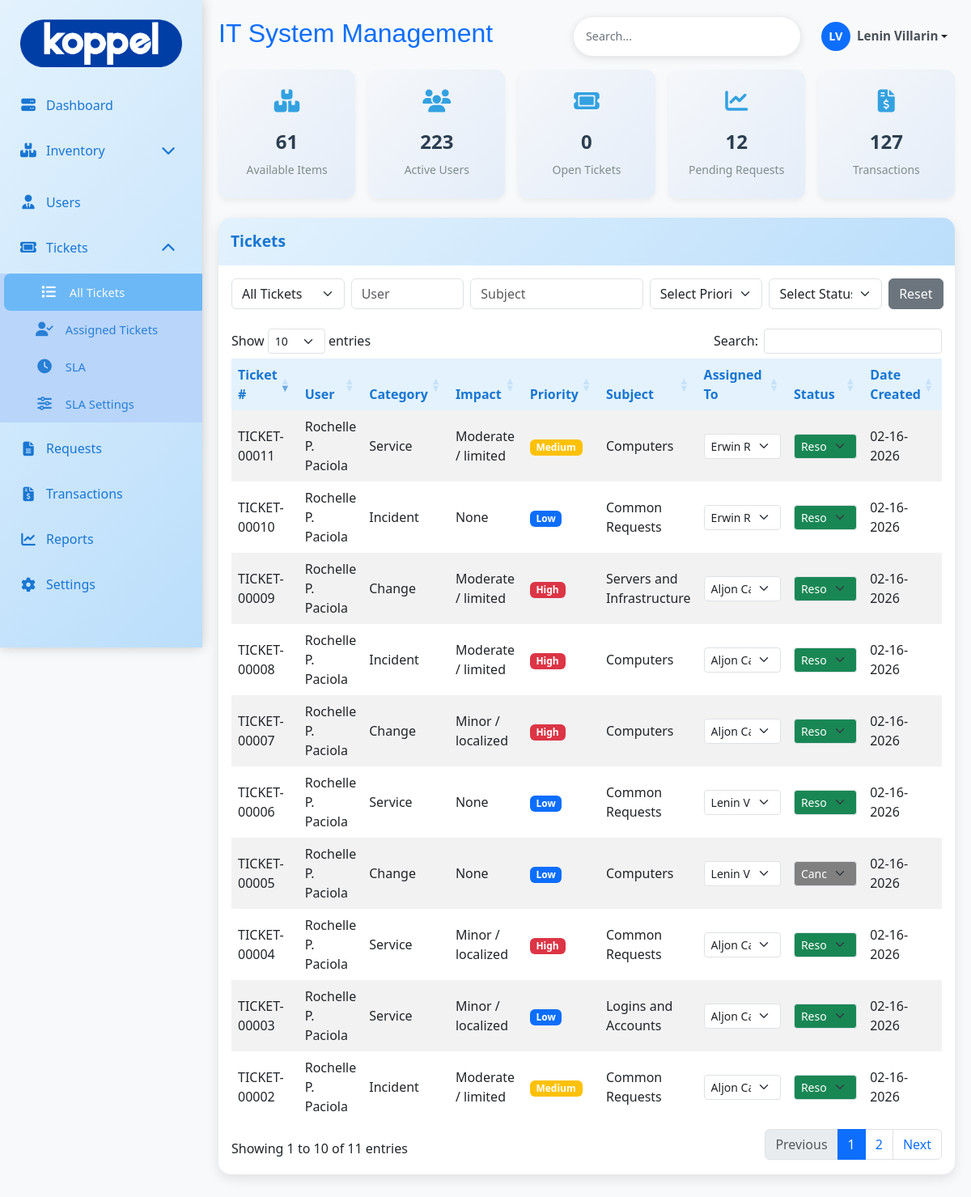
/admin/tickets.php (signed in), run on an earlier commit of the app's database.
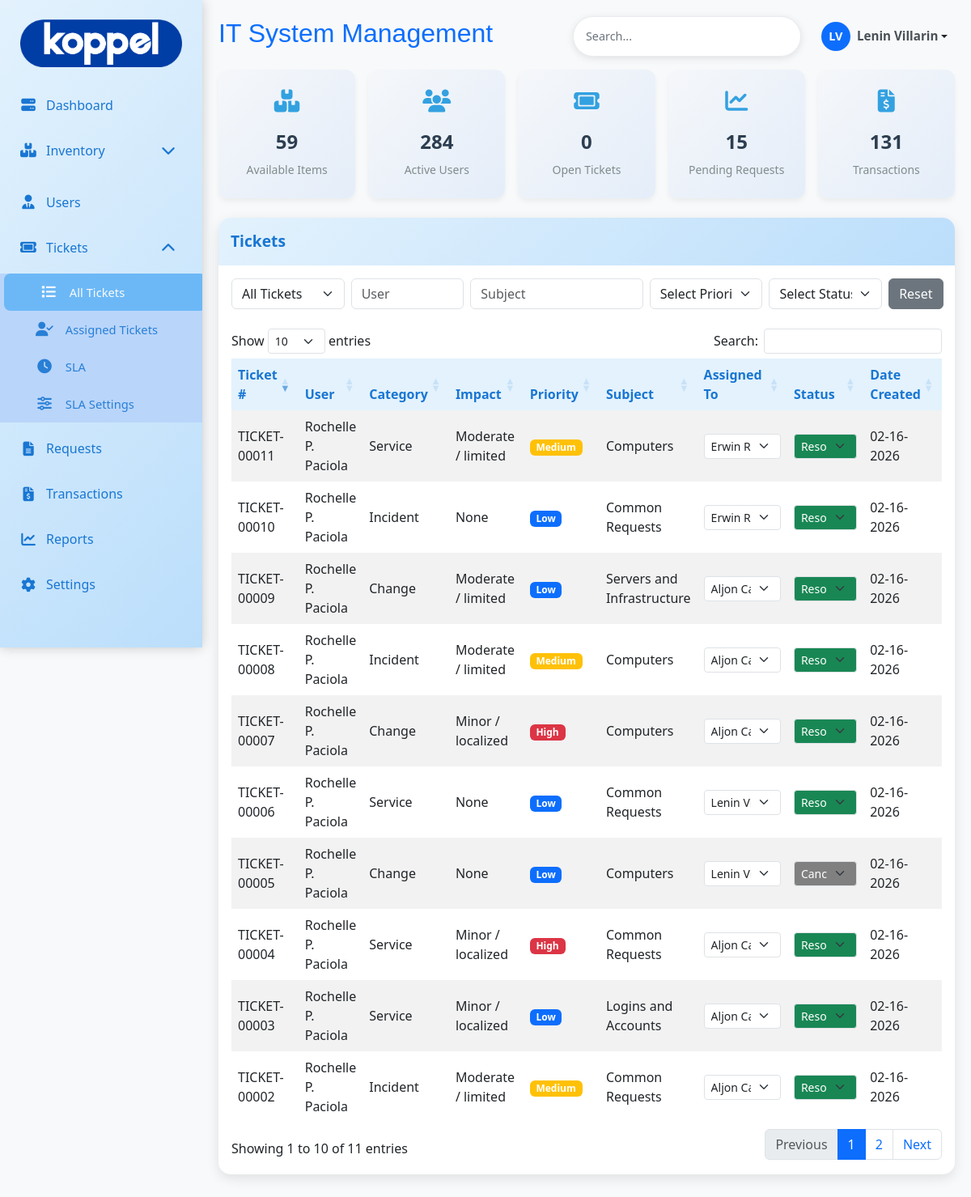
And on a later commit of the database.
### tables this page shows
CREATE TABLE `ticket_tb` (
  `ticket_id` int(11) NOT NULL,
  `ticket_number` varchar(20) DEFAULT NULL,
  `user_id` int(11) DEFAULT NULL,
  `fullname` varchar(100) DEFAULT NULL,
  `email` varchar(100) DEFAULT NULL,
  `company` varchar(100) DEFAULT NULL,
  `department` varchar(100) DEFAULT NULL,
  `priority` varchar(50) NOT NULL,
  `urgency` varchar(50) NOT NULL,
  `impact` varchar(70) NOT NULL,
  `ticket_category` varchar(20) DEFAULT NULL,
  `subject` varchar(150) DEFAULT NULL,
  `subject_details` varchar(200) DEFAULT NULL,
  `issue` text DEFAULT NULL,
  `status` varchar(20) DEFAULT 'open',
  `date_created` timestamp NOT NULL DEFAULT current_timestamp(),
  `assigned_to` int(11) NOT NULL
);

CREATE TABLE `user_tb` (
  `user_id` int(11) NOT NULL,
  `emp_id` varchar(50) NOT NULL,
  `fullname` varchar(150) NOT NULL,
  `position` varchar(100) NOT NULL,
  `email` varchar(150) DEFAULT NULL,
  `department` varchar(100) DEFAULT NULL,
  `company` varchar(50) NOT NULL,
  `area` varchar(150) NOT NULL,
  `user_type` varchar(30) NOT NULL,
  `date_hired` timestamp NOT NULL DEFAULT current_timestamp() ON UPDATE current_timestamp(),
  `date_resigned` varchar(100) DEFAULT NULL,
  `created_at` timestamp NOT NULL DEFAULT current_timestamp(),
  `password` varchar(255) DEFAULT NULL,
  `is_active` tinyint(1) NOT NULL DEFAULT 1,
  `reset_token` varchar(255) DEFAULT NULL,
  `reset_token_expiry` datetime DEFAULT NULL
);

### admin/tickets.php (the view, shortened to what the rows shown need)
<?php
include 'db/db.php';
$adminId = $_SESSION['user_id'];
$admins = [];
$adminQuery = "
    SELECT user_id, fullname
    FROM user_tb
    WHERE user_type = 'admin'
    ORDER BY fullname ASC
";
$adminResult = $conn->query($adminQuery);
if ($adminResult && $adminResult->num_rows > 0) {
    while ($row = $adminResult->fetch_assoc()) {
        $admins[] = $row;
    }
}
$sql = "
SELECT
    t.*,
    u.fullname AS user_fullname,
    a.fullname AS assigned_admin
FROM ticket_tb t
LEFT JOIN user_tb u ON t.user_id = u.user_id
LEFT JOIN user_tb a
    ON t.assigned_to = a.user_id
    AND a.user_type = 'admin'
ORDER BY t.ticket_id DESC
";
$result = $conn->query($sql);
?>
<!DOCTYPE html>
<html lang="en">
<head>
<link href="https://cdn.jsdelivr.net/npm/bootstrap@5.3.0/dist/css/bootstrap.min.css" rel="stylesheet">
<link href="https://cdnjs.cloudflare.com/ajax/libs/font-awesome/6.4.0/css/all.min.css" rel="stylesheet">
<link href="asset/css/main.css" rel="stylesheet">
<link href="asset/css/menu.css" rel="stylesheet">
<link href="https://cdn.datatables.net/1.13.6/css/dataTables.bootstrap5.min.css" rel="stylesheet">
</head>
<body>
<div class="main-content" id="mainContent">
<?php include 'header.php'; ?>
<div class="card">
<div class="card-body table-responsive">
<br>
<table id="ticketsTable" class="table table-hover table-striped">
<thead>
<tr>
    <th>Ticket #</th>
    <th>User</th>
    <th>Category</th>
    <th>Impact</th>
    <th>Priority</th>
    <th>Subject</th>
    <th style="width: 135px;">Assigned To</th>
    <th style="width: 160px;">Status</th>
    <th>Date Created</th>
</tr>
</thead>
<tbody >
<?php while ($ticket = $result->fetch_assoc()): ?>
<tr
    data-ticket-id="<?= $ticket['ticket_id'] ?>"
    data-status="<?= strtolower($ticket['status']) ?>"
    data-assigned="<?= $ticket['assigned_to'] == $adminId ? 'yes' : 'no' ?>">
    <td><?= htmlspecialchars($ticket['ticket_number']) ?></td>
    <td><?= htmlspecialchars($ticket['user_fullname']) ?></td>
    <td><?= ucfirst($ticket['ticket_category']) ?></td>
    <td><?= ucfirst($ticket['impact']) ?></td>
    <td>
        <span class="badge badge-priority-<?= strtolower($ticket['priority']) ?>">
            <?= ucfirst($ticket['priority']) ?>
        </span>
    </td>
    <td><?= htmlspecialchars($ticket['subject']) ?></td>
<td onclick="event.stopPropagation();" style="width:135px;">
    <select class="form-select form-select-sm assign-admin
            <?= empty($ticket['assigned_to']) ? 'select-unassigned' : '' ?>"
            data-ticket-id="<?= $ticket['ticket_id'] ?>"
            data-current="<?= $ticket['assigned_to'] ?>">
        <?php foreach ($admins as $admin): ?>
            <option value="<?= $admin['user_id'] ?>"
                <?= ($ticket['assigned_to'] == $admin['user_id']) ? 'selected' : '' ?>>
                <?= htmlspecialchars($admin['fullname']) ?>
            </option>
        <?php endforeach; ?>
    </select>
</td>
<?php
$statusFlow = [
    'waiting for support' => ['waiting for support','waiting for customer','in progress','escalated','pending','canceled','resolved'],
    'pending' => ['pending','waiting for support','in progress','canceled','resolved'],
    'waiting for customer' => ['waiting for customer','waiting for support','escalated','canceled','resolved'],
    'in progress' => ['in progress','pending','canceled','resolved'],
    'escalated' => ['escalated','in progress'],
    'canceled' => ['canceled','closed', 'reopened'],
    'resolved' => ['resolved','closed', 'reopened'],
    'reopened' => ['reopened','waiting for support','waiting for customer','in progress','escalated','pending','canceled','resolved'],
    'closed' => ['closed']
];
$currentStatus = strtolower($ticket['status']);
$allowedStatuses = $statusFlow[$currentStatus] ?? [$currentStatus];
?>
<td class="status-cell" onclick="event.stopPropagation();" style="width:150px;">
    <select class="form-select form-select-sm status-select status-<?= str_replace(' ', '-', $currentStatus) ?>"
            data-ticket-id="<?= $ticket['ticket_id'] ?>"
            data-current="<?= $currentStatus ?>">
        <?php foreach ($allowedStatuses as $statusOption): ?>
            <option value="<?= $statusOption ?>" <?= $statusOption == $currentStatus ? 'selected' : '' ?>>
                <?= ucwords($statusOption) ?>
            </option>
        <?php endforeach; ?>
    </select>
</td>
    <td><?= date('m-d-Y', strtotime($ticket['date_created'])) ?></td>
</tr>
<?php endwhile; ?>
</tbody>
</table>
</div>
</div>
</div>
</body>
</html>

What changed in the data, as far as the page shows it:
changed ticket_tb "TICKET-00009": priority "High" → "Low"
changed ticket_tb "TICKET-00008": priority "High" → "Medium"
Also different on the page:
$itemCount: "61" → "59"
$userCount: "223" → "284"
$requestCount: "12" → "15"
$transactionCount: "127" → "131"
